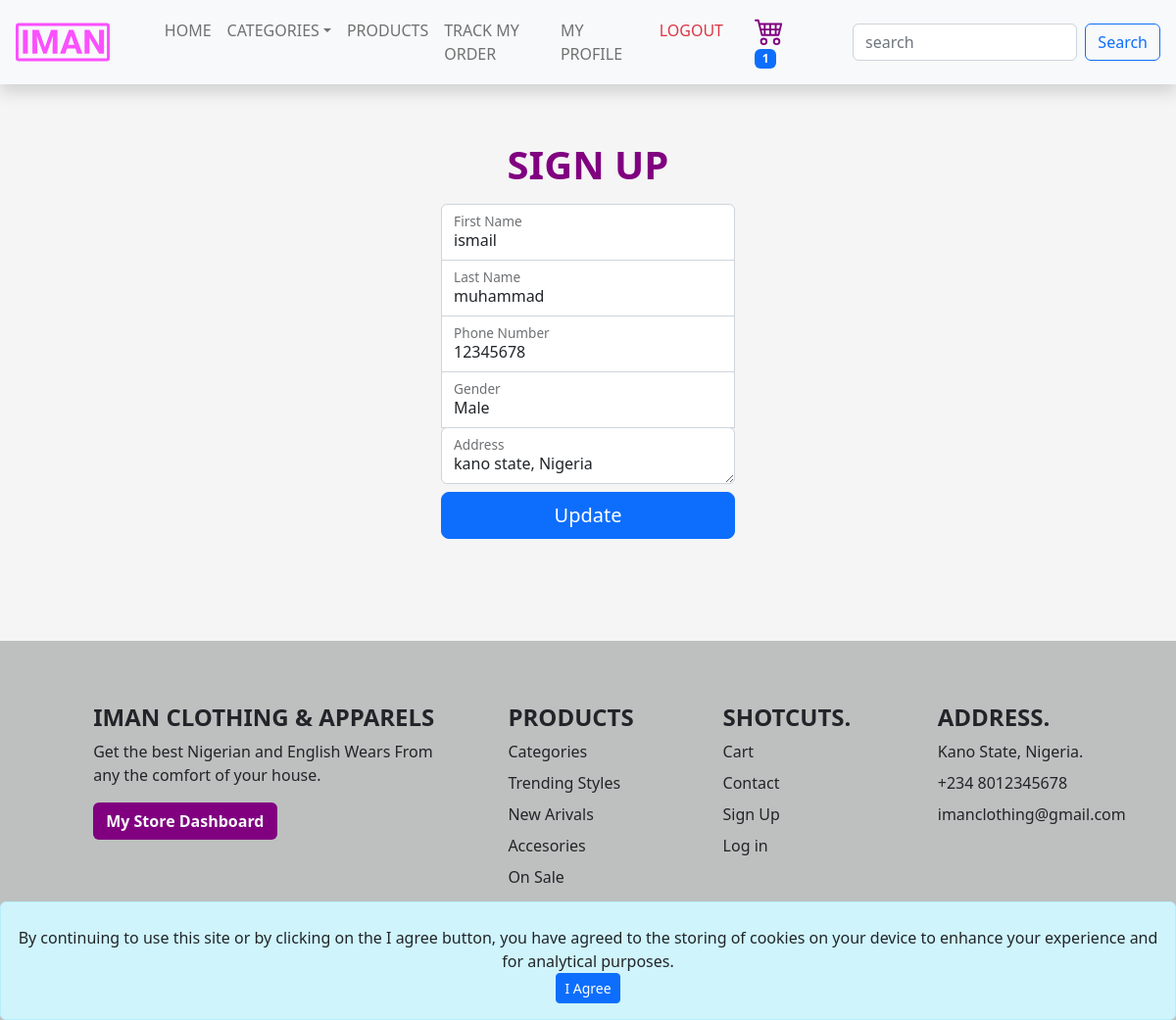
Before: /account/edit-profile (signed in) with the older database file.
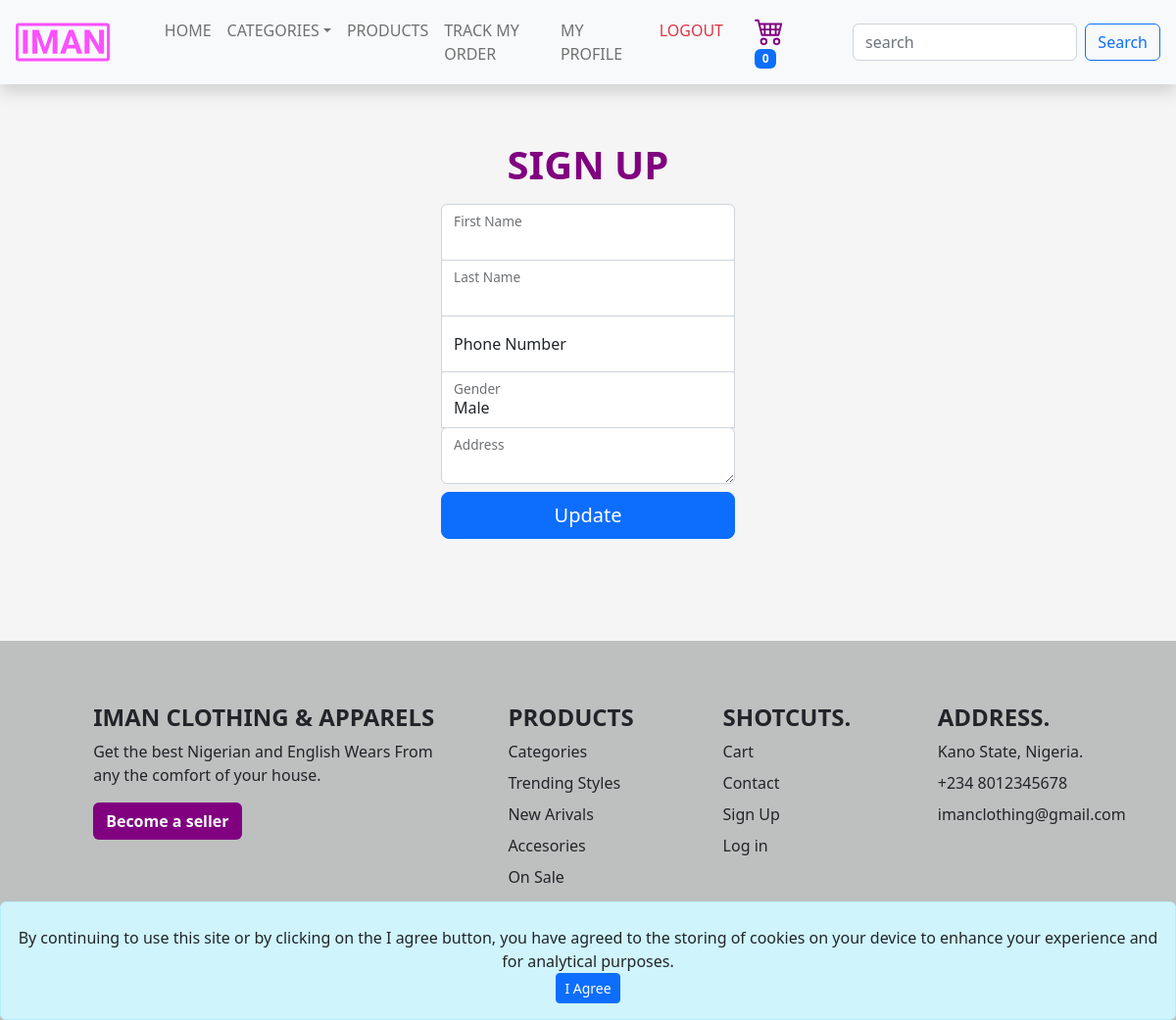
After: the same page with the newer database file.
### user/models.py (models this page shows, shortened)
class User(AbstractBaseUser):
    GENDER_CHOICES = [
        ("M", "Male"),
        ("F", "Female"),
    ]
    objects = UserManager()
    email = models.EmailField(
        verbose_name="email address",
        max_length=255,
        unique=True,
    )
    is_active = models.BooleanField(default=True)
    staff = models.BooleanField(default=False)
    admin = models.BooleanField(default=False)
    first_name = models.CharField(max_length=200, blank=True, default="")
    last_name = models.CharField(max_length=200, blank=True, default="")
    mobile_number = models.CharField(max_length=20)
    gender = models.CharField(
        max_length=1, choices=GENDER_CHOICES, blank=True, default=""
    )
    address = models.TextField(blank=True, default="")
    added_at = models.DateTimeField(auto_now_add=True)
    is_seller = models.BooleanField(default=False)
    USERNAME_FIELD = "email"
    REQUIRED_FIELDS = []

### user/views.py (the view, shortened to what this page needs)
# urls.py: path('edit-profile', views.editProfile, name="edit_profile"),
@login_required
def editProfile(request):
    return render(request, "user/edit_profile.html")

### base/cart_count_context.py (called while the page is built)
def get_cart_count(request):
    return {
        "cart_count": request.user.cart.count() if request.user.is_authenticated else Cart.objects.filter(
            device=request.COOKIES.get('device')).count() or '0'
    }

### base/categories_context.py (called while the page is built)
def get_categories(request):
    return {
        "menu_categories": Category.objects.all()
    }

### user/templates/user/edit_profile.html (shortened to what this page needs)
{% extends 'base/base.html' %}
{% load static %}
{% block content %}
<div class="form-signup w-100 py-5 my-5 m-auto">
    <form action="{% url 'edit_profile' %}" method="post">
        <h1 class="text-center text-uppercase mb-3" style="color: purple; font-weight: 700;">Sign Up</h1>
        <div class="form-floating">
            <input type="text" value="{{request.user.first_name}}" class="form-control" id="first_name"
                name="first_name">
            <label for="first_name">First Name</label>
        </div>
        <div class="form-floating">
            <input type="text" value="{{request.user.last_name}}" class="form-control" id="last_name" name="last_name">
            <label for="last_name">Last Name</label>
        </div>
        <div class="form-floating">
            <input type="tel" value="{{request.user.mobile_number}}" class="form-control" id="phone" name="phone"
                placeholder="+234 12345678">
            <label for="phone">Phone Number</label>
        </div>
        <div class="form-floating">
            <select id="gender" class="form-control" name="gender" aria-label="Default select example">
                <option {% if request.user.gender is 'M' %} selected {% endif %} value="M">Male</option>
            </select>
            <label for="gender">Gender</label>
        </div>
        <div class="form-floating">
            <textarea type="text" class="form-control" id="address" name="address">{{request.user.address}}</textarea>
            <label for="address">Address</label>
        </div>
        <button class="w-100 my-2 btn btn-lg btn-primary" type="submit">Update</button>
    </form>
</div>
{% endblock %}

Changed rows visible on the page:
no longer on this page (row edited): User: first_name "ismail", last_name "muhammad", phone "12345678", address "kano state, Nigeria"
Other visible differences:
{{ cart_count }}: "1" → "0"
text no longer shown: "My Store Dashboard"
text now shown: "Become a seller"
